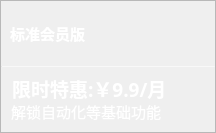
                      <widget class="QFrame" name="frame_top2">
                       <property name="minimumSize">
                        <size>
                         <width>216</width>
                         <height>133</height>
                        </size>
                       </property>
                       <property name="maximumSize">
                        <size>
                         <width>16777215</width>
                         <height>150</height>
                        </size>
                       </property>
                       <property name="styleSheet">
                        <string notr="true">
QFrame#frame_top2{
color: rgb(255, 255, 255);
border-radius: 10px;
background-color: qradialgradient(cx:0, cy:0, radius:1, fx:0.1, fy:0.1, stop:0 rgb(253, 139, 133),  stop:1 rgb(248, 194, 152));
border: 1px outset rgb(252, 194, 149)
}
</string>
                       </property>
                       <property name="frameShape">
                        <enum>QFrame::StyledPanel</enum>
                       </property>
                       <property name="frameShadow">
                        <enum>QFrame::Raised</enum>
                       </property>
                       <layout class="QVBoxLayout" name="verticalLayout_7" stretch="1,4,1">
                        <property name="spacing">
                         <number>0</number>
                        </property>
                        <property name="leftMargin">
                         <number>0</number>
                        </property>
                        <property name="topMargin">
                         <number>0</number>
                        </property>
                        <property name="rightMargin">
                         <number>0</number>
                        </property>
                        <property name="bottomMargin">
                         <number>0</number>
                        </property>
                        <item>
                         <widget class="QFrame" name="frame_116">
                          <property name="styleSheet">
                           <string notr="true">background-color: transparent;
border:none</string>
                          </property>
                          <property name="frameShape">
                           <enum>QFrame::StyledPanel</enum>
                          </property>
                          <property name="frameShadow">
                           <enum>QFrame::Raised</enum>
                          </property>
                          <layout class="QHBoxLayout" name="horizontalLayout_9">
                           <item>
                            <widget class="QPushButton" name="base_pushButton">
                             <property name="minimumSize">
                              <size>
                               <width>0</width>
                               <height>24</height>
                              </size>
                             </property>
                             <property name="maximumSize">
                              <size>
                               <width>41677</width>
                               <height>48</height>
                              </size>
                             </property>
                             <property name="font">
                              <font>
                               <family>微软雅黑</family>
                               <pointsize>11</pointsize>
                               <weight>75</weight>
                               <bold>true</bold>
                              </font>
                             </property>
                             <property name="cursor">
                              <cursorShape>PointingHandCursor</cursorShape>
                             </property>
                             <property name="focusPolicy">
                              <enum>Qt::NoFocus</enum>
                             </property>
                             <property name="styleSheet">
                              <string notr="true">QPushButton{
	color: rgb(255, 255, 255);
text-align:left;

	border:0px outset rgb(255, 255, 255);
	border-radius:8px;
}
QPushButton:hover {

border:2px outset rgba(36, 36, 36,0);
}
QPushButton:pressed {

border:4px outset rgba(36, 36, 36,0);
}
</string>
                             </property>
                             <property name="text">
                              <string>标准会员版</string>
                             </property>
                             <property name="icon">
                              <iconset>
                               <normaloff>resources/img/小标/小标-标准会员版本.svg</normaloff>resources/img/小标/小标-标准会员版本.svg</iconset>
                             </property>
                            </widget>
                           </item>
                          </layout>
                         </widget>
                        </item>
                        <item>
                         <widget class="Line" name="line_7">
                          <property name="maximumSize">
                           <size>
                            <width>16777215</width>
                            <height>1</height>
                           </size>
                          </property>
                          <property name="styleSheet">
                           <string notr="true">background-color: rgba(255, 255, 255, 89);</string>
                          </property>
                          <property name="orientation">
                           <enum>Qt::Horizontal</enum>
                          </property>
                         </widget>
                        </item>
                        <item>
                         <widget class="QFrame" name="frame_117">
                          <property name="styleSheet">
                           <string notr="true">background-color: transparent;
border:none</string>
                          </property>
                          <property name="frameShape">
                           <enum>QFrame::StyledPanel</enum>
                          </property>
                          <property name="frameShadow">
                           <enum>QFrame::Raised</enum>
                          </property>
                          <layout class="QVBoxLayout" name="verticalLayout_43">
                           <property name="spacing">
                            <number>0</number>
                           </property>
                           <property name="leftMargin">
                            <number>0</number>
                           </property>
                           <property name="topMargin">
                            <number>0</number>
                           </property>
                           <property name="rightMargin">
                            <number>0</number>
                           </property>
                           <property name="bottomMargin">
                            <number>0</number>
                           </property>
                           <item alignment="Qt::AlignBottom">
                            <widget class="QLabel" name="label_8">
                             <property name="maximumSize">
                              <size>
                               <width>16777215</width>
                               <height>24</height>
                              </size>
                             </property>
                             <property name="font">
                              <font>
                               <family>微软雅黑</family>
                               <pointsize>14</pointsize>
                               <weight>75</weight>
                               <bold>true</bold>
                              </font>
                             </property>
                             <property name="styleSheet">
                              <string notr="true">color: rgb(255, 255, 255);
padding-left:6px;</string>
                             </property>
                             <property name="text">
                              <string>限时特惠:￥9.9/月</string>
                             </property>
                             <property name="alignment">
                              <set>Qt::AlignLeading|Qt::AlignLeft|Qt::AlignVCenter</set>
                             </property>
                            </widget>
                           </item>
                           <item alignment="Qt::AlignTop">
                            <widget class="QLabel" name="label_84">
                             <property name="maximumSize">
                              <size>
                               <width>16777215</width>
                               <height>24</height>
                              </size>
                             </property>
                             <property name="font">
                              <font>
                               <family>微软雅黑</family>
                               <pointsize>11</pointsize>
                               <underline>false</underline>
                              </font>
                             </property>
                             <property name="styleSheet">
                              <string notr="true">color: rgb(255, 255, 255);
padding-left:6px;</string>
                             </property>
                             <property name="text">
                              <string>解锁自动化等基础功能</string>
                             </property>
                             <property name="alignment">
                              <set>Qt::AlignLeading|Qt::AlignLeft|Qt::AlignVCenter</set>
                             </property>
                            </widget>
                           </item>
                          </layout>
                         </widget>
                        </item>
                       </layout>
                      </widget>
